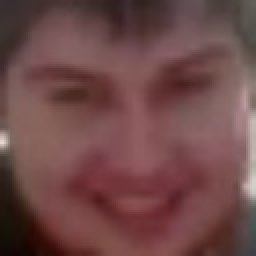
//> input picture src/Taller_OpenCV/Taller_OpenCV/Capturas0.jpg, 128 x 128 px, given in place of video.mp4, which was not available (shown 2 times larger)
$ ./Entrega2   (built with g++ and OpenCV 4)
//> lines starting //> are read from the running program, lines starting //| are printed output that depends on the picture; after the words box and inside, x2 and y2 are one past the last pixel; in counts of white or black regions, pixels touching at a corner belong together; pictures that were not available may be replaced by others from this repository, and a replacement may not be noted
//> further down, img is the input picture: 128 rows x 128 cols, CV_8UC3; mean B, G, R 72.5, 73, 110.3
#include "opencv2/imgproc.hpp"
#include "opencv2/imgcodecs.hpp"
#include "opencv2/highgui.hpp"
#include "opencv2/objdetect.hpp"
#include <iostream>
#include <string>

using namespace cv;
using namespace std;


class Persona {
	Mat imagen;
	int* tiempo;
public:

	// [4 lines left out: function Persona, not called in this run]
	Persona(Mat imagen) {
		this->imagen = imagen;
	}
	Mat getImagen() {
		return imagen;
	}

	int* getTiempo() {
		return tiempo;
	}
	void agregarTiempo(int* newTiempo) {
		tiempo += *newTiempo;
	}
	~Persona() {
		delete tiempo;
	}
};

class Nodo {
	Persona* persona;
	Nodo* next;
public:
	Nodo(Persona* persona) {
		this->persona = persona;
		this->next = NULL;
	}
	Persona* getPersona() {
		return persona;
	}
	Nodo* getNext() {
		return next;
	}

	void setNext(Nodo* next) {
		this->next = next;
	}

	~Nodo() {
		delete persona;
		next = NULL;
	}
};

class ListaPersonas {
	Nodo* first;
public:
	ListaPersonas() {
		first = NULL;
	}
	void add(Persona* persona) {
		Nodo* node = new Nodo(persona);

		if (first == NULL) {
			first = node;
		}
		else {
			Nodo* current = first;
			while (current->getNext() != NULL) {
				current = current->getNext();
			}
			current->setNext(node);
		}
		cout << "Se agrego: ";
	}
	// [10 lines of commented-out code are left out]

	// [89 lines left out: function cincoPersonasMasTiempo, not called in this run]

	~ListaPersonas() {
		Nodo* current = this->first;
		while (current->getNext() != NULL) {
			Nodo* aux = current;
			current = current->getNext();
			delete aux;
		}
		delete current;
		this->first = NULL;
	}
};

string window_name = "Window";
int filenumber;
string filename;

void asociarRostroPersona(Mat img, ListaPersonas* lp,string filename);

void reconocer_Guardar(Mat img, CascadeClassifier face_cascade, ListaPersonas* lp)
{
	vector<Rect> faces;
	Mat img_gray;
	Mat crop;
	Mat res;
	Mat gray;

	cvtColor(img, img_gray, COLOR_BGR2GRAY);
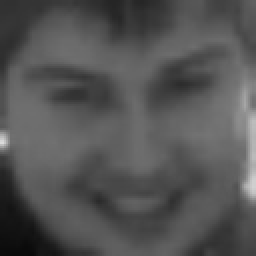
//> img_gray: 128 rows x 128 cols, CV_8UC1 (shown 2 times larger); min 9, max 219, mean 84.1
	equalizeHist(img_gray, img_gray);
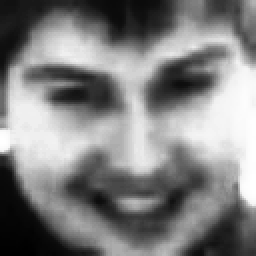
//> img_gray: 128 rows x 128 cols, CV_8UC1 (shown 2 times larger); min 0, max 255, mean 129.3

	face_cascade.detectMultiScale(img_gray, faces, 1.1, 2, 0 | CASCADE_SCALE_IMAGE, Size(30, 30));
//> faces = 1 Rect (x, y, width, height): [2, 2, 121, 121]

	Rect filas;
	Rect col;
	size_t j = 0;

	for (size_t i = 0; i < faces.size(); i++)
	{
		col.x = faces[i].x;
		col.y = faces[i].y;
		col.width = (faces[i].width);
		col.height = (faces[i].height);

		filas.x = faces[j].x;
		filas.y = faces[j].y;
		filas.width = (faces[j].width);
		filas.height = (faces[j].height);

		crop = img(filas);
		resize(crop, res, Size(128, 128), 0, 0, INTER_LINEAR);
		cvtColor(crop, gray, COLOR_BGR2GRAY);

		filename = "Capturas";
		stringstream ssfn;
		ssfn << filename.c_str() << filenumber << ".jpg";
		filename = ssfn.str();
		imwrite(filename, res);
		filenumber++;


		Point pt1(faces[i].x, faces[i].y);
		Point pt2((faces[i].x + faces[i].height), (faces[i].y + faces[i].width));
		rectangle(img, pt1, pt2, Scalar(0, 0, 255), 2, 8, 0);

		asociarRostroPersona(img,lp,filename);
	}
//> this loop made 1 pass
//> (pt1, pt2) on pass 1: (Point(2, 2), Point(123, 123))
//| Se agrego: Capturas0.jpg
//> pass 1, in reconocer_Guardar, `crop = img(filas);`:
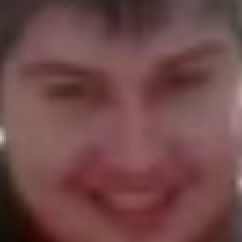
//> crop: 121 rows x 121 cols, CV_8UC3 (shown 2 times larger); mean B, G, R 72.6, 72.7, 111.8
//> pass 1, in reconocer_Guardar, `cvtColor(crop, gray, COLOR_BGR2GRAY);`:
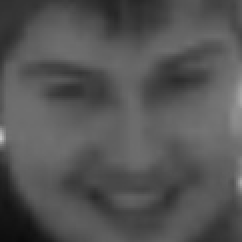
//> gray: 121 rows x 121 cols, CV_8UC1 (shown 2 times larger); min 11, max 198, mean 84.4
//> pass 1, in Persona, `this->imagen = imagen;`:
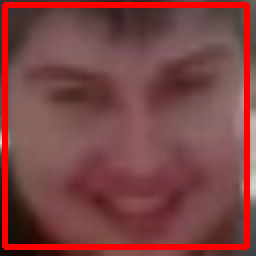
//> this->imagen: 128 rows x 128 cols, CV_8UC3 (shown 2 times larger); mean B, G, R 66.7, 67, 124.8
//> after the loop:
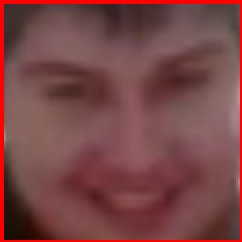
//> crop: 121 rows x 121 cols, CV_8UC3 (shown 2 times larger); 4.9% of pixels changed, all inside (x1, y1, x2, y2) = (0, 0, 121, 121)
//> after the loop, filenumber = 1

	imshow("image", img);
}

void asociarRostroPersona(Mat img, ListaPersonas* lp,string filename) {

	Persona* p = new Persona(img);
	lp->add(p);
	cout << filename << endl;
}

int main(void)   //directorio de capturas de rostros:\ED21-02-Quiroga-Marchioni\src\Taller_OpenCV\Taller_OpenCV
{
	ListaPersonas* lp = new ListaPersonas();

	string path = "Resources/video.mp4";
	VideoCapture capture(path);
	Mat img;
	CascadeClassifier face_cascade;

	face_cascade.load("haarcascade_frontalface_default.xml");

	while (true)
	{
		capture.read(img);

		reconocer_Guardar(img,face_cascade,lp);

		waitKey(10);
	}
	delete lp;
	return 0;
}

$ run again, on src/Taller_OpenCV/Taller_OpenCV/Capturas10.jpg
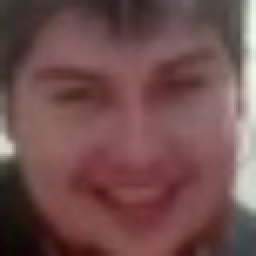
//> input picture src/Taller_OpenCV/Taller_OpenCV/Capturas10.jpg, 128 x 128 px, given in place of video.mp4, which was not available (shown 2 times larger)
//> img is the input picture: 128 rows x 128 cols, CV_8UC3; mean B, G, R 78.4, 79.2, 113.3
//> faces = 1 Rect (x, y, width, height): [5, 6, 116, 116]
//> the loop in reconocer_Guardar, `for (size_t i = 0; i < faces.size(); i++)` made 1 pass
//> (pt1, pt2) on pass 1: (Point(5, 6), Point(121, 122))
//> (printed output is left out)
//> pass 1, in reconocer_Guardar, `cvtColor(crop, gray, COLOR_BGR2GRAY);`:
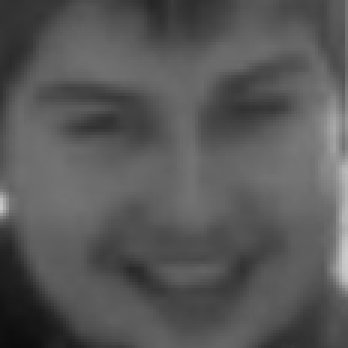
//> gray: 116 rows x 116 cols, CV_8UC1 (shown 3 times larger); min 12, max 203, mean 87.6
//> after the loop in reconocer_Guardar, `for (size_t i = 0; i < faces.size(); i++)`:
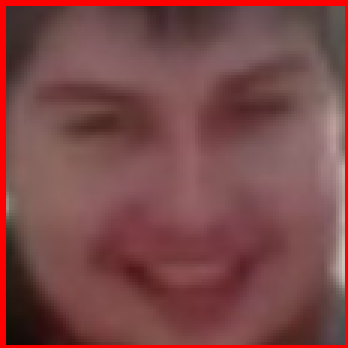
//> crop: 116 rows x 116 cols, CV_8UC3 (shown 3 times larger); mean B, G, R 72.5, 72.4, 123.1
//> after the loop in reconocer_Guardar, `for (size_t i = 0; i < faces.size(); i++)`: filenumber = 1

$ run again, on src/Taller_OpenCV/Taller_OpenCV/Capturas11.jpg
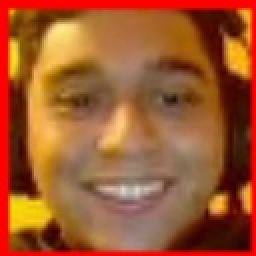
//> input picture src/Taller_OpenCV/Taller_OpenCV/Capturas11.jpg, 128 x 128 px, given in place of video.mp4, which was not available (shown 2 times larger)
//> img is the input picture: 128 rows x 128 cols, CV_8UC3; mean B, G, R 45.8, 87.7, 158.7
//> faces = 1 Rect (x, y, width, height): [8, 8, 111, 111]
//> the loop in reconocer_Guardar, `for (size_t i = 0; i < faces.size(); i++)` made 1 pass
//> (pt1, pt2) on pass 1: (Point(8, 8), Point(119, 119))
//> (printed output is left out)
//> pass 1, in reconocer_Guardar, `cvtColor(crop, gray, COLOR_BGR2GRAY);`:
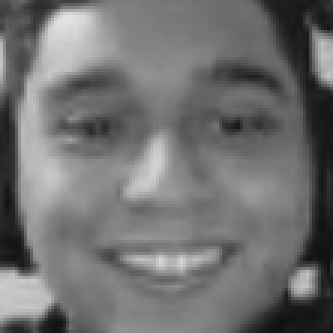
//> gray: 111 rows x 111 cols, CV_8UC1 (shown 3 times larger); min 16, max 227, mean 112.8
//> after the loop in reconocer_Guardar, `for (size_t i = 0; i < faces.size(); i++)`:
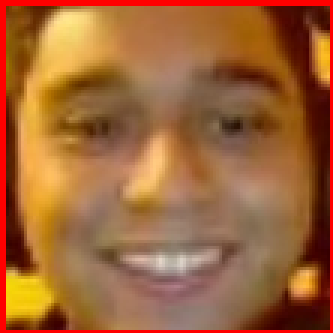
//> crop: 111 rows x 111 cols, CV_8UC3 (shown 3 times larger); mean B, G, R 55.2, 99.6, 159.7
//> after the loop in reconocer_Guardar, `for (size_t i = 0; i < faces.size(); i++)`: filenumber = 1
